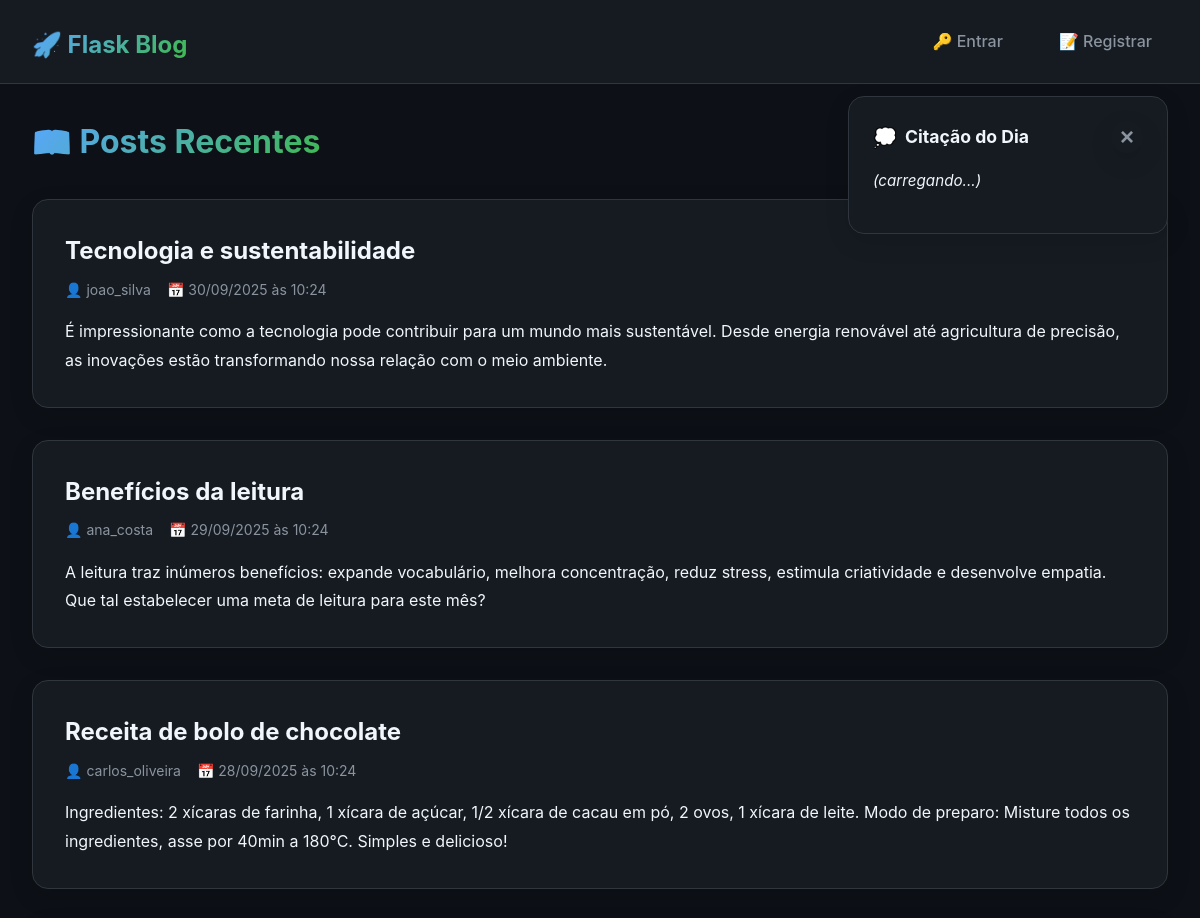
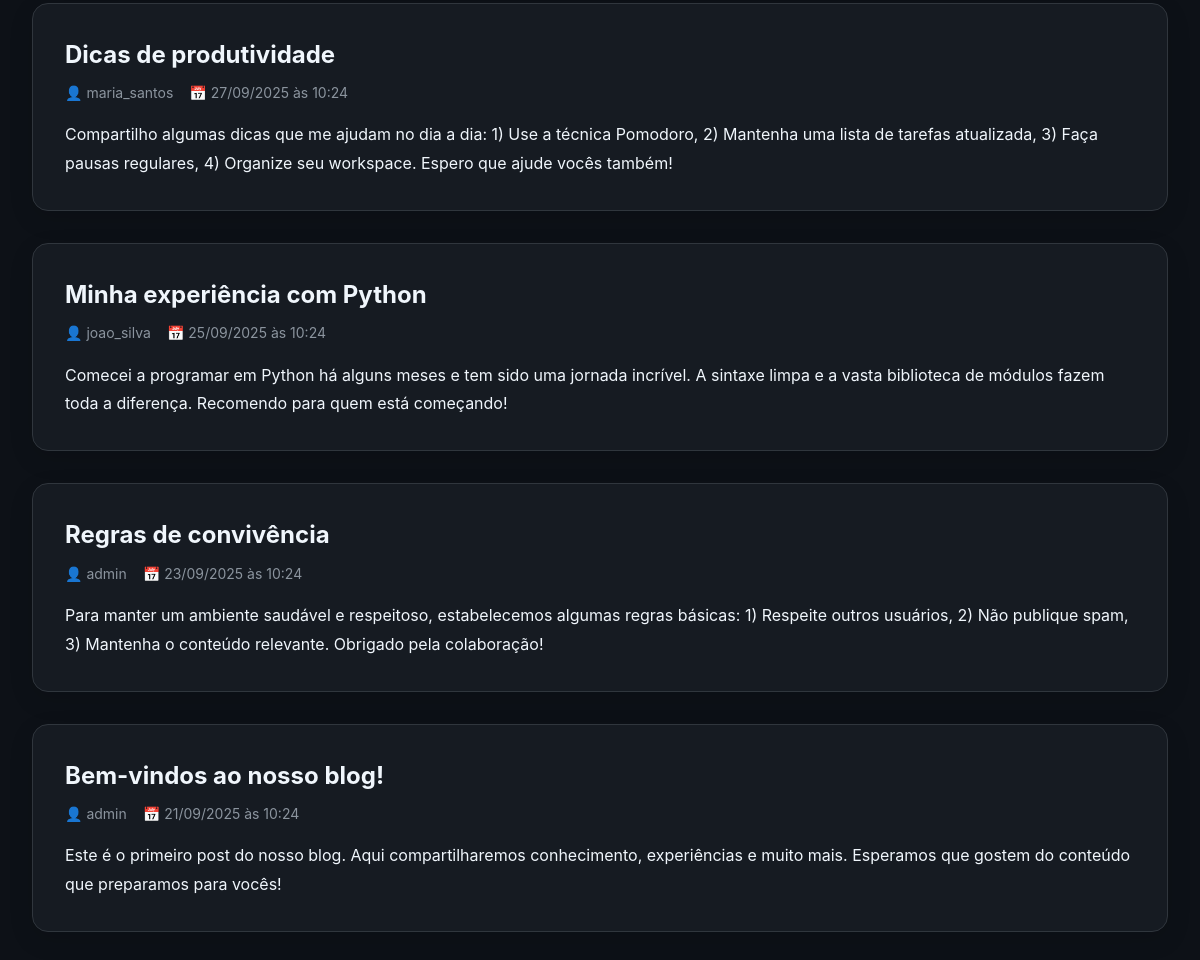
The page / on the database its author committed (2 pictures, top to bottom).
### models.py (models this page shows, shortened)
class Post(db.Model):
    id = db.Column(db.Integer, primary_key=True)
    title = db.Column(db.String(200), nullable=False)
    body = db.Column(db.Text, nullable=False)
    author_id = db.Column(db.Integer, db.ForeignKey('user.id'), nullable=False)
    created_at = db.Column(db.DateTime, default=datetime.utcnow)

class User(UserMixin, db.Model):
    id = db.Column(db.Integer, primary_key=True)
    username = db.Column(db.String(80), unique=True, nullable=False)
    email = db.Column(db.String(120), unique=True, nullable=False)
    password_hash = db.Column(db.String(128))
    role = db.Column(db.String(20), default='user')  # 'user', 'moderator', 'admin'
    confirmed = db.Column(db.Boolean, default=False)
    posts = db.relationship('Post', backref='author', lazy=True)

### app.py (the view)
    @app.route('/')
    def index():
        posts = Post.query.order_by(Post.created_at.desc()).all()
        return render_template('index.html', posts=posts)

### templates/index.html (shortened to what this page needs)
{% extends 'base.html' %}
{% block content %}
<section>
  <div style="display: flex; justify-content: space-between; align-items: center; margin-bottom: 2rem;">
    <h2 style="font-size: 2rem; background: linear-gradient(135deg, var(--accent-blue), var(--accent-green)); -webkit-background-clip: text; -webkit-text-fill-color: transparent; background-clip: text;">📖 Posts Recentes</h2>
  </div>
  <div class="posts">
    {% for p in posts %}
      <article class="post">
        <h2><a href="{{ url_for('post_detail', post_id=p.id) }}">{{ p.title }}</a></h2>
        <div class="post-meta">
          <span>👤 {{ p.author.username }}</span>
          <span>📅 {{ p.created_at.strftime('%d/%m/%Y às %H:%M') }}</span>
        </div>
        <div class="post-content">
          {{ p.body[:300] }}{% if p.body|length > 300 %}...{% endif %}
        </div>
      </article>
    {% endfor %}
  </div>
</section>
{% endblock %}

### templates/base.html (shortened to what this page needs)
<!doctype html>
<html lang="pt-br">
<head>
  <link rel="stylesheet" href="{{ url_for('static', filename='style.css') }}">
</head>
<body>
  <header>
    <h1><a href="{{ url_for('index') }}">🚀 Flask Blog</a></h1>
    <nav>
      {% if current_user.is_authenticated %}
        <span style="color: var(--text-secondary);">Olá, <strong>{{ current_user.username }}</strong></span>
        <a href="{{ url_for('perfil') }}">👤 Perfil</a>
        {% if current_user.role == 'admin' %}
          <a href="{{ url_for('admin_users') }}">⚙️ Admin</a>
        {% endif %}
        <a href="{{ url_for('logout') }}">🚪 Sair</a>
      {% else %}
        <a href="{{ url_for('login') }}">🔑 Entrar</a>
        <a href="{{ url_for('register') }}">📝 Registrar</a>
      {% endif %}
    </nav>
  </header>
  <main>
    {% block content %}{% endblock %}
  </main>
  <aside id="quote-area">
    <div class="quote-header">
      <h3>Citação do Dia</h3>
      <button id="close-quote" class="close-btn" title="Fechar citação">&times;</button>
    </div>
    <div id="quote-text">(carregando...)</div>
  </aside>
</body>
</html>

### static/style.css (style rules this page uses)
:root { --bg-primary: #0d1117; --bg-secondary: #161b22; --bg-tertiary: #21262d; --text-primary: #f0f6fc; --text-secondary: #8b949e; --accent-blue: #58a6ff; --accent-green: #3fb950; --accent-red: #f85149; --accent-orange: #d29922; --border-color: #30363d; --shadow: 0 8px 24px rgba(0, 0, 0, 0.12); --shadow-hover: 0 12px 32px rgba(0, 0, 0, 0.18); }
* { box-sizing: border-box; margin: 0; padding: 0; }
body { font-family: -apple-system, BlinkMacSystemFont, 'Segoe UI', 'Roboto', 'Helvetica Neue', Arial, sans-serif; background: var(--bg-primary); color: var(--text-primary); line-height: 1.6; min-height: 100vh; }
header { background: var(--bg-secondary); border-bottom: 1px solid var(--border-color); padding: 1rem 2rem; display: flex; justify-content: space-between; align-items: center; position: sticky; top: 0; z-index: 100; backdrop-filter: blur(12px); }
header h1 a { color: var(--text-primary); text-decoration: none; font-size: 1.5rem; font-weight: 700; background: linear-gradient(135deg, var(--accent-blue), var(--accent-green)); -webkit-background-clip: text; -webkit-text-fill-color: transparent; background-clip: text; }
header nav { display: flex; gap: 1.5rem; align-items: center; }
header nav a { color: var(--text-secondary); text-decoration: none; padding: 0.5rem 1rem; border-radius: 8px; transition: all 0.2s ease; font-weight: 500; }
main { max-width: 1200px; margin: 0 auto; padding: 2rem; min-height: calc(100vh - 80px); }
button, input[type="submit"] { background: linear-gradient(135deg, var(--accent-blue), #4493f8); color: white; border: none; padding: 0.875rem 2rem; border-radius: 8px; font-size: 1rem; font-weight: 600; cursor: pointer; transition: all 0.2s ease; box-shadow: var(--shadow); }
.posts { display: grid; gap: 2rem; margin-top: 2rem; }
.post { background: var(--bg-secondary); border: 1px solid var(--border-color); border-radius: 16px; padding: 2rem; box-shadow: var(--shadow); transition: all 0.2s ease; }
.post h2 { color: var(--text-primary); margin-bottom: 0.5rem; font-size: 1.5rem; }
.post h2 a { color: var(--text-primary); text-decoration: none; }
.post-meta { color: var(--text-secondary); font-size: 0.875rem; margin-bottom: 1rem; display: flex; gap: 1rem; }
.post-content { color: var(--text-primary); line-height: 1.8; }
aside#quote-area { position: fixed; right: 2rem; top: 6rem; width: 320px; background: var(--bg-secondary); border: 1px solid var(--border-color); border-radius: 16px; padding: 1.5rem; box-shadow: var(--shadow); backdrop-filter: blur(12px); }
.quote-header { display: flex; justify-content: space-between; align-items: center; margin-bottom: 1rem; }
#quote-area h3 { color: var(--text-primary); margin: 0; font-size: 1.1rem; display: flex; align-items: center; gap: 0.5rem; }
#quote-area h3:before { content: "💭"; font-size: 1.2rem; }
.close-btn { background: none; border: none; color: var(--text-secondary); font-size: 1.5rem; cursor: pointer; padding: 0.25rem; border-radius: 50%; width: 2rem; height: 2rem; display: flex; align-items: center; justify-content: center; transition: all 0.2s ease; line-height: 1; }
#quote-text { color: var(--text-primary); font-style: italic; line-height: 1.6; margin-bottom: 1rem; font-size: 0.95rem; }
a { color: var(--accent-blue); text-decoration: none; transition: color 0.2s ease; }

### rows shown on the page
Post: title "Tecnologia e sustentabilidade", author.username "joao_silva", created_at "30/09/2025 às 10:24", body "É impressionante como a tecnologia pode contribuir para um mundo mais sustentável. Desde energia renovável até agricultura de precisão, as inovações estão transformando nossa relação com o meio ambiente."
Post: title "Benefícios da leitura", author.username "ana_costa", created_at "29/09/2025 às 10:24", body "A leitura traz inúmeros benefícios: expande vocabulário, melhora concentração, reduz stress, estimula criatividade e desenvolve empatia. Que tal estabelecer uma meta de leitura para este mês?"
Post: title "Receita de bolo de chocolate", author.username "carlos_oliveira", created_at "28/09/2025 às 10:24", body "Ingredientes: 2 xícaras de farinha, 1 xícara de açúcar, 1/2 xícara de cacau em pó, 2 ovos, 1 xícara de leite. Modo de preparo: Misture todos os ingredientes, asse por 40min a 180°C. Simples e delicioso!"
Post: title "Dicas de produtividade", author.username "maria_santos", created_at "27/09/2025 às 10:24", body "Compartilho algumas dicas que me ajudam no dia a dia: 1) Use a técnica Pomodoro, 2) Mantenha uma lista de tarefas atualizada, 3) Faça pausas regulares, 4) Organize seu workspace. Espero que ajude vocês também!"
Post: title "Minha experiência com Python", author.username "joao_silva", created_at "25/09/2025 às 10:24", body "Comecei a programar em Python há alguns meses e tem sido uma jornada incrível. A sintaxe limpa e a vasta biblioteca de módulos fazem toda a diferença. Recomendo para quem está começando!"
Post: title "Regras de convivência", author.username "admin", created_at "23/09/2025 às 10:24", body "Para manter um ambiente saudável e respeitoso, estabelecemos algumas regras básicas: 1) Respeite outros usuários, 2) Não publique spam, 3) Mantenha o conteúdo relevante. Obrigado pela colaboração!"
Post: title "Bem-vindos ao nosso blog!", author.username "admin", created_at "21/09/2025 às 10:24", body "Este é o primeiro post do nosso blog. Aqui compartilharemos conhecimento, experiências e muito mais. Esperamos que gostem do conteúdo que preparamos para vocês!"
